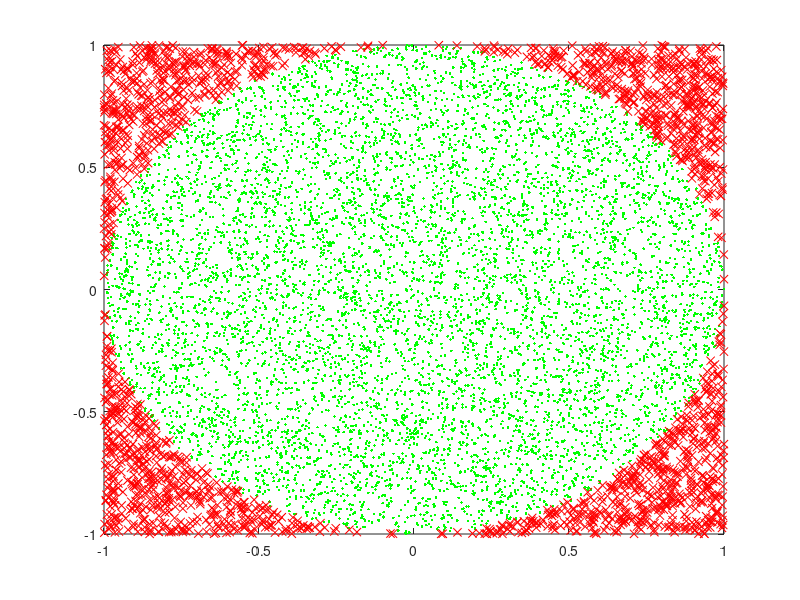

The MATLAB source for this figure: (Note: this script raises an error after producing the figure.)
% 21.10. 2023, 16:30

% Izračun približne vrednosti števila π s pomočjo metode Monte Carlo.
clc, clearvars, close all

% Parametri
st_tock = 10000;
r = 1;


%popravi%%%%%%%tolele morm zj dt v funkcijo nekak tkole: mcc_pi(st_tock, r)

x = 2 * r * rand(st_tock, 1) - r;   % določi random x koordinate znotraj
                                    % območja kvadrata
y = 2 * r * rand(st_tock, 1) - r;   % določi random y koordinate znotraj
                                    % območja kvadrata

tocke_notr = x .^2 + y.^2 <= r^2;
tocke_zuni = x .^2 + y.^2 > r^2;

st_tock_notr =  sum(tocke_notr);    % seštevek točk znotraj kroga
st_tock_zuni = st_tock - st_tock_notr;    % seštevek točk zunaj kroga


% Izpis koordinat
koordinate_tock_vse = [x, y];
koordinate_tock_notr = [x(tocke_notr), y(tocke_notr)];
koordinate_tock_zuni = [x(tocke_zuni), y(tocke_zuni)];

%fprintf('koordinate vseh točk :\n'), disp(koordinate_tock_vse)
%fprintf('koordinate točk znotraj kroga:\n'), disp(koordinate_tock_notr)
%fprintf('koordinate točk zunakj kroga:\n'), disp(koordinate_tock_zuni)

% anonimna funkcija za kvadrat
kvadrat = @(x, y) (abs(x) <= r/2 & abs(y) <= r/2);

kvadrat_x = [-r, r, r, -r, -r];
kvadrat_y = [-r, -r, r, r, -r];


% Grafični prikaz

plot(x(tocke_notr), y(tocke_notr), '.g')
hold on

plot(x(tocke_zuni), y(tocke_zuni), 'rx')
hold on

krog(r)
hold on
plot(kvadrat_x, kvadrat_y, 'k', 'LineWidth', 2);

title('Prikaz random točk na območju kroga')
legend('točke v krogu', 'točke izven kroga', 'krožnica')
axis equal
xlabel 'x'
ylabel 'y'


% Izpis vrednosti
pi_priblizno = 4 * st_tock_notr / st_tock;
napaka = abs(pi_priblizno - pi);
fprintf('Približna vrednost števila π :'), disp(pi_priblizno)
fprintf('Napaka metode :'), disp(napaka)


% Funkcija za izris kroga
function krog(r)
    alpha = linspace(0, 2 * pi, 10000);
    x = r * cos(alpha);
    y = r * sin(alpha);
    plot(x, y, 'k', 'LineWidth', 2);
end